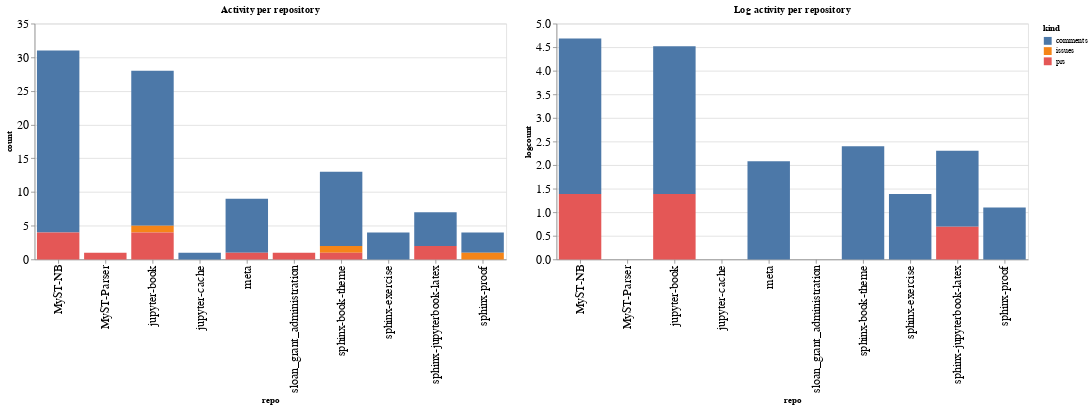

Notebook code cell kept with this figure:
### Code cell
ch1 = alt.Chart(repo_summaries, width=600, title="Activity per repository").mark_bar().encode(
    x='repo',
    y='count',
    color='kind',
    tooltip="kind"
)

ch2 = alt.Chart(repo_summaries, width=600, title="Log activity per repository").mark_bar().encode(
    x='repo',
    y='logcount',
    color='kind',
    tooltip="kind"
)

ch1 | ch2

### Figure 1 — Vega-Lite specification as saved in the notebook (floating-point values rounded to 4 significant figures)
{"config": {"axisLeft": {"labelFontSize": 15}, "axisBottom": {"labelFontSize": 15}}, "hconcat": [{"mark": "bar", "encoding": {"color": {"type": "nominal", "field": "kind"}, "tooltip": {"type": "nominal", "field": "kind"}, "x": {"type": "nominal", "field": "repo"}, "y": {"type": "quantitative", "field": "count"}}, "title": "Activity per repository", "width": 600}, {"mark": "bar", "encoding": {"color": {"type": "nominal", "field": "kind"}, "tooltip": {"type": "nominal", "field": "kind"}, "x": {"type": "nominal", "field": "repo"}, "y": {"type": "quantitative", "field": "logcount"}}, "title": "Log activity per repository", "width": 600}], "data": {"name": "data-b86fe7e240e1720a3223a09db3c66cbd"}, "$schema": "https://vega.github.io/schema/vega-lite/v4.8.1.json", "datasets": {"data-b86fe7e240e1720a3223a09db3c66cbd": [{"repo": "MyST-NB", "kind": "comments", "count": 27, "logcount": 3.296}, {"repo": "MyST-NB", "kind": "prs", "count": 4, "logcount": 1.386}, {"repo": "MyST-Parser", "kind": "prs", "count": 1, "logcount": 0.0}, {"repo": "jupyter-book", "kind": "comments", "count": 23, "logcount": 3.135}, {"repo": "jupyter-book", "kind": "issues", "count": 1, "logcount": 0.0}, {"repo": "jupyter-book", "kind": "prs", "count": 4, "logcount": 1.386}, {"repo": "jupyter-cache", "kind": "comments", "count": 1, "logcount": 0.0}, {"repo": "meta", "kind": "comments", "count": 8, "logcount": 2.079}, {"repo": "meta", "kind": "prs", "count": 1, "logcount": 0.0}, {"repo": "sloan_grant_administration", "kind": "prs", "count": 1, "logcount": 0.0}, {"repo": "sphinx-book-theme", "kind": "comments", "count": 11, "logcount": 2.398}, {"repo": "sphinx-book-theme", "kind": "issues", "count": 1, "logcount": 0.0}, {"repo": "sphinx-book-theme", "kind": "prs", "count": 1, "logcount": 0.0}, {"repo": "sphinx-exercise", "kind": "comments", "count": 4, "logcount": 1.386}, {"repo": "sphinx-jupyterbook-latex", "kind": "comments", "count": 5, "logcount": 1.609}, {"repo": "sphinx-jupyterbook-latex", "kind": "prs", "count": 2, "logcount": 0.6931}, {"repo": "sphinx-proof", "kind": "comments", "count": 3, "logcount": 1.099}, {"repo": "sphinx-proof", "kind": "issues", "count": 1, "logcount": 0.0}]}}
